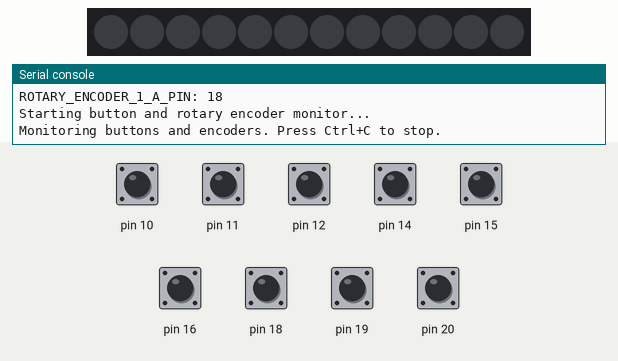
The program below on a simulated MicroPython board. On the bench: 12 RGB LEDs in strip order, left to right, the last lines printed to the serial console. Inputs (shaded band) come from the test bench; at power-on: pin 10–12, pin 14–16, pin 18–20 HIGH. Dim RGB values are drawn brighter than linear.

Above: at 1.2 s.
1.3 s: pin 10 pulled LOW for 0.15 s
At 1.38 s:
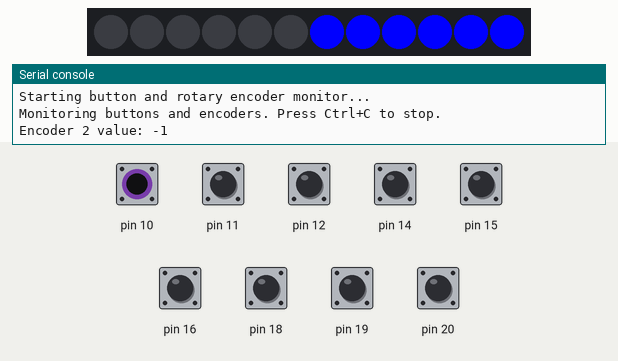
2.9 s: pin 18 pulled LOW for 0.15 s
At 2.98 s:
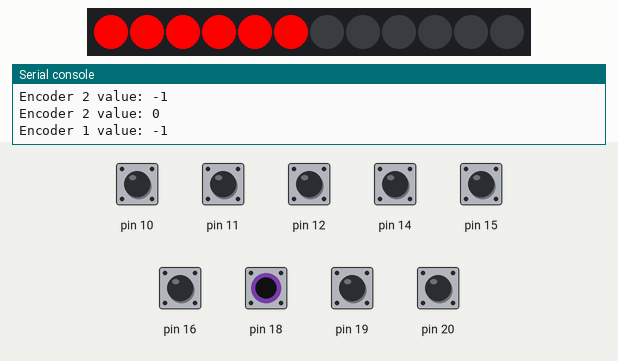
4.5 s: pin 11 pulled LOW for 0.15 s
At 4.58 s:
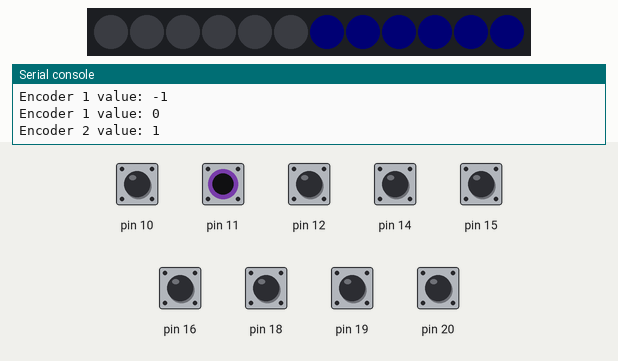
6.1 s: pin 20 pulled LOW for 0.15 s
At 6.18 s:
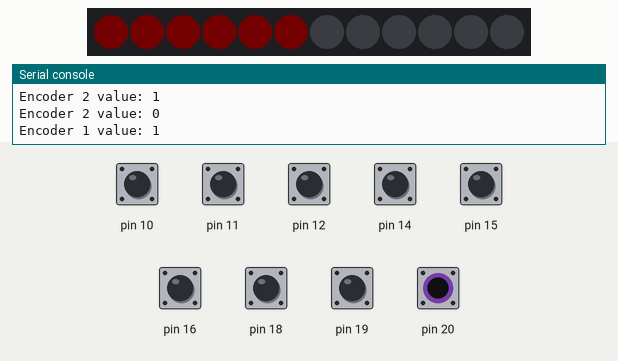
Timing chart, 0 to 9.1 s (numbered marks = the images above; inputs shaded):
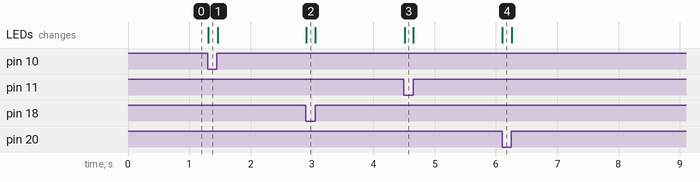

The program:

button-tests.py
```python
import config
from machine import Pin
import time
import neopixel

# Configuration pins
NEOPIXEL_PIN = config.NEOPIXEL_PIN
NUMBER_PIXELS = config.NUMBER_PIXELS
MODE_BUTTON_PIN = config.MODE_BUTTON_PIN
ROTARY_ENCODER_1_A_PIN = config.ROTARY_ENCODER_1_A_PIN
ROTARY_ENCODER_1_B_PIN = config.ROTARY_ENCODER_1_B_PIN
ROTARY_ENCODER_1_BUTTON_PIN = config.ROTARY_ENCODER_1_BUTTON_PIN
ROTARY_ENCODER_2_A_PIN = config.ROTARY_ENCODER_2_A_PIN
ROTARY_ENCODER_2_B_PIN = config.ROTARY_ENCODER_2_B_PIN
ROTARY_ENCODER_2_BUTTON_PIN = config.ROTARY_ENCODER_2_BUTTON_PIN
INTERNAL_BUTTON_PIN_1 = config.INTERNAL_BUTTON_PIN_1
INTERNAL_BUTTON_PIN_2 = config.INTERNAL_BUTTON_PIN_2

print('ROTARY_ENCODER_1_A_PIN:', ROTARY_ENCODER_1_A_PIN)
print('Starting button and rotary encoder monitor...')

# Initialize NeoPixels
np = neopixel.NeoPixel(Pin(NEOPIXEL_PIN), NUMBER_PIXELS)

# Set up button pins with pull-up resistors
mode_button = Pin(MODE_BUTTON_PIN, Pin.IN, Pin.PULL_UP)
re1_button = Pin(ROTARY_ENCODER_1_BUTTON_PIN, Pin.IN, Pin.PULL_UP)
re2_button = Pin(ROTARY_ENCODER_2_BUTTON_PIN, Pin.IN, Pin.PULL_UP)
internal_button1 = Pin(INTERNAL_BUTTON_PIN_1, Pin.IN, Pin.PULL_UP)
internal_button2 = Pin(INTERNAL_BUTTON_PIN_2, Pin.IN, Pin.PULL_UP)

# Set up rotary encoder pins
re1_a = Pin(ROTARY_ENCODER_1_A_PIN, Pin.IN, Pin.PULL_UP)
re1_b = Pin(ROTARY_ENCODER_1_B_PIN, Pin.IN, Pin.PULL_UP)
re2_a = Pin(ROTARY_ENCODER_2_A_PIN, Pin.IN, Pin.PULL_UP)
re2_b = Pin(ROTARY_ENCODER_2_B_PIN, Pin.IN, Pin.PULL_UP)

# Track button states and encoder values
button_states = {
    'mode_button': mode_button.value(),
    're1_button': re1_button.value(),
    're2_button': re2_button.value(),
    'internal_button1': internal_button1.value(),
    'internal_button2': internal_button2.value()
}

# Track encoder values and states
encoder_values = {
    'encoder1': 0,
    'encoder2': 0
}

encoder_states = {
    'encoder1': (re1_a.value(), re1_b.value()),
    'encoder2': (re2_a.value(), re2_b.value())
}

# Lookup table for rotary encoder state transitions
# Each state is (A, B) and can be 0b00, 0b01, 0b10, or 0b11
# The value in the table is the direction of rotation: 1 (clockwise) or -1 (counterclockwise)
encoder_table = {
    # Current state, New state => Direction
    (0, 0): {(0, 1): 1, (1, 0): -1},
    (0, 1): {(1, 1): 1, (0, 0): -1},
    (1, 0): {(0, 0): 1, (1, 1): -1},
    (1, 1): {(0, 1): -1, (1, 0): 1}
}

# Function to update NeoPixels based on encoder values
def update_neopixels():
    # Map encoder1 value to first half of pixels
    half_pixels = NUMBER_PIXELS // 2

    # Simple visualization - each encoder controls brightness of its section
    brightness1 = min(255, max(0, encoder_values['encoder1'] % 256))
    brightness2 = min(255, max(0, encoder_values['encoder2'] % 256))

    for i in range(half_pixels):
        np[i] = (brightness1, 0, 0)  # Red for encoder 1

    for i in range(half_pixels, NUMBER_PIXELS):
        np[i] = (0, 0, brightness2)  # Blue for encoder 2

    np.write()

# Function to check button state changes
def check_buttons():
    global button_states

    # Check each button for changes
    new_mode_button = mode_button.value()
    if new_mode_button != button_states['mode_button']:
        button_states['mode_button'] = new_mode_button
        print(f"Mode button: {'released' if new_mode_button else 'pressed'}")

    new_re1_button = re1_button.value()
    if new_re1_button != button_states['re1_button']:
        button_states['re1_button'] = new_re1_button
        print(f"Encoder 1 button: {'released' if new_re1_button else 'pressed'}")

    new_re2_button = re2_button.value()
    if new_re2_button != button_states['re2_button']:
        button_states['re2_button'] = new_re2_button
        print(f"Encoder 2 button: {'released' if new_re2_button else 'pressed'}")

    new_internal_button1 = internal_button1.value()
    if new_internal_button1 != button_states['internal_button1']:
        button_states['internal_button1'] = new_internal_button1
        print(f"Internal button 1: {'released' if new_internal_button1 else 'pressed'}")

    new_internal_button2 = internal_button2.value()
    if new_internal_button2 != button_states['internal_button2']:
        button_states['internal_button2'] = new_internal_button2
        print(f"Internal button 2: {'released' if new_internal_button2 else 'pressed'}")

# Function to check rotary encoder state changes
def check_encoders():
    global encoder_states, encoder_values

    # Check encoder 1
    new_state1 = (re1_a.value(), re1_b.value())
    if new_state1 != encoder_states['encoder1']:
        old_state = encoder_states['encoder1']
        encoder_states['encoder1'] = new_state1

        # Look up direction in the table
        if old_state in encoder_table and new_state1 in encoder_table[old_state]:
            direction = encoder_table[old_state][new_state1]
            encoder_values['encoder1'] += direction
            print(f"Encoder 1 value: {encoder_values['encoder1']}")

    # Check encoder 2
    new_state2 = (re2_a.value(), re2_b.value())
    if new_state2 != encoder_states['encoder2']:
        old_state = encoder_states['encoder2']
        encoder_states['encoder2'] = new_state2

        # Look up direction in the table
        if old_state in encoder_table and new_state2 in encoder_table[old_state]:
            direction = encoder_table[old_state][new_state2]
            encoder_values['encoder2'] += direction
            print(f"Encoder 2 value: {encoder_values['encoder2']}")

# Main loop
print("Monitoring buttons and encoders. Press Ctrl+C to stop.")
try:
    while True:
        check_buttons()
        check_encoders()
        update_neopixels()
        time.sleep(0.01)  # Short delay to prevent CPU hogging
except KeyboardInterrupt:
    print("Program stopped by user")
    # Turn off all NeoPixels
    for i in range(NUMBER_PIXELS):
        np[i] = (0, 0, 0)
    np.write()
```

config.py
```python
# Moving Rainbow Configuration file
# Filename: 01-config.py
# This file contains the hardware configuration for your kit
# This file can be imported by each program
NEOPIXEL_PIN = 0
NUMBER_PIXELS = 12
MODE_BUTTON_PIN = 16

ROTARY_ENCODER_1_A_PIN = 18
ROTARY_ENCODER_1_B_PIN = 20
ROTARY_ENCODER_1_BUTTON_PIN = 19

ROTARY_ENCODER_2_A_PIN = 10
ROTARY_ENCODER_2_B_PIN = 11
ROTARY_ENCODER_2_BUTTON_PIN = 12

INTERNAL_BUTTON_PIN_1 = 15
INTERNAL_BUTTON_PIN_2 = 14
```

Measured:
- after the input at 1.3 s, the LEDs: change at once (image 1)
- after the input at 2.9 s, the LEDs: change at once (image 2)
- after the input at 4.5 s, the LEDs: change at once (image 3)
- after the input at 6.1 s, the LEDs: change at once (image 4)
